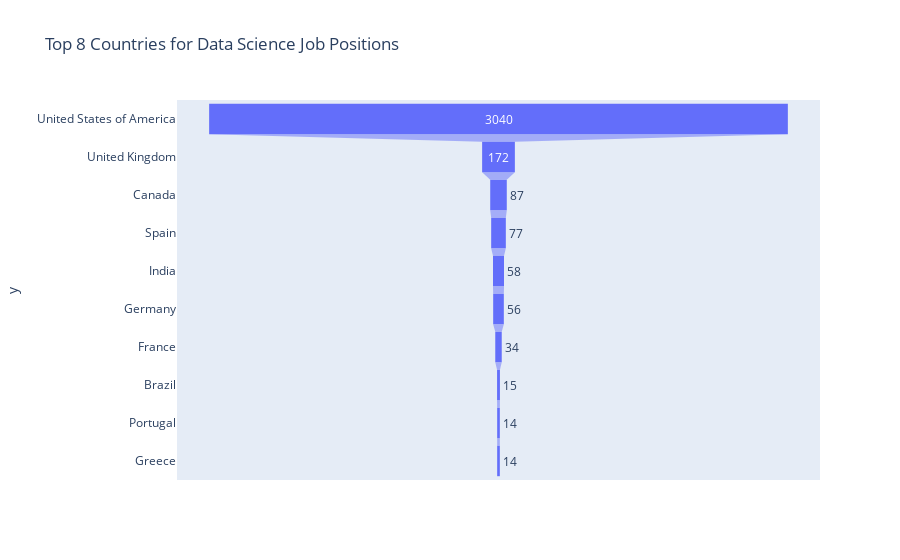

Here is the notebook cell this chart was saved with:
### Code cell
# Create a funnel chart with the top 10 countries

countries = data_location.index.tolist()
data_count = data_location['count_of_data'].tolist()

px.funnel(
    y=countries,
    x=data_count,
    title='Top 8 Countries for Data Science Job Positions'
)

### Figure 1 — Plotly figure (JSON) as saved in the notebook; plotly's stock layout.template omitted (floating-point values rounded to 4 significant figures)
{"data": [{"hovertemplate": "x=%{x}<br>y=%{y}<extra></extra>", "legendgroup": "", "marker": {"color": "#636efa"}, "name": "", "orientation": "h", "showlegend": false, "type": "funnel", "x": [3040, 172, 87, 77, 58, 56, 34, 15, 14, 14], "xaxis": "x", "y": ["United States of America", "United Kingdom", "Canada", "Spain", "India", "Germany", "France", "Brazil", "Portugal", "Greece"], "yaxis": "y"}], "layout": {"legend": {"tracegroupgap": 0}, "title": {"text": "Top 8 Countries for Data Science Job Positions"}, "xaxis": {"anchor": "y", "domain": [0, 1], "title": {"text": "x"}}, "yaxis": {"anchor": "x", "domain": [0, 1], "title": {"text": "y"}}}}
